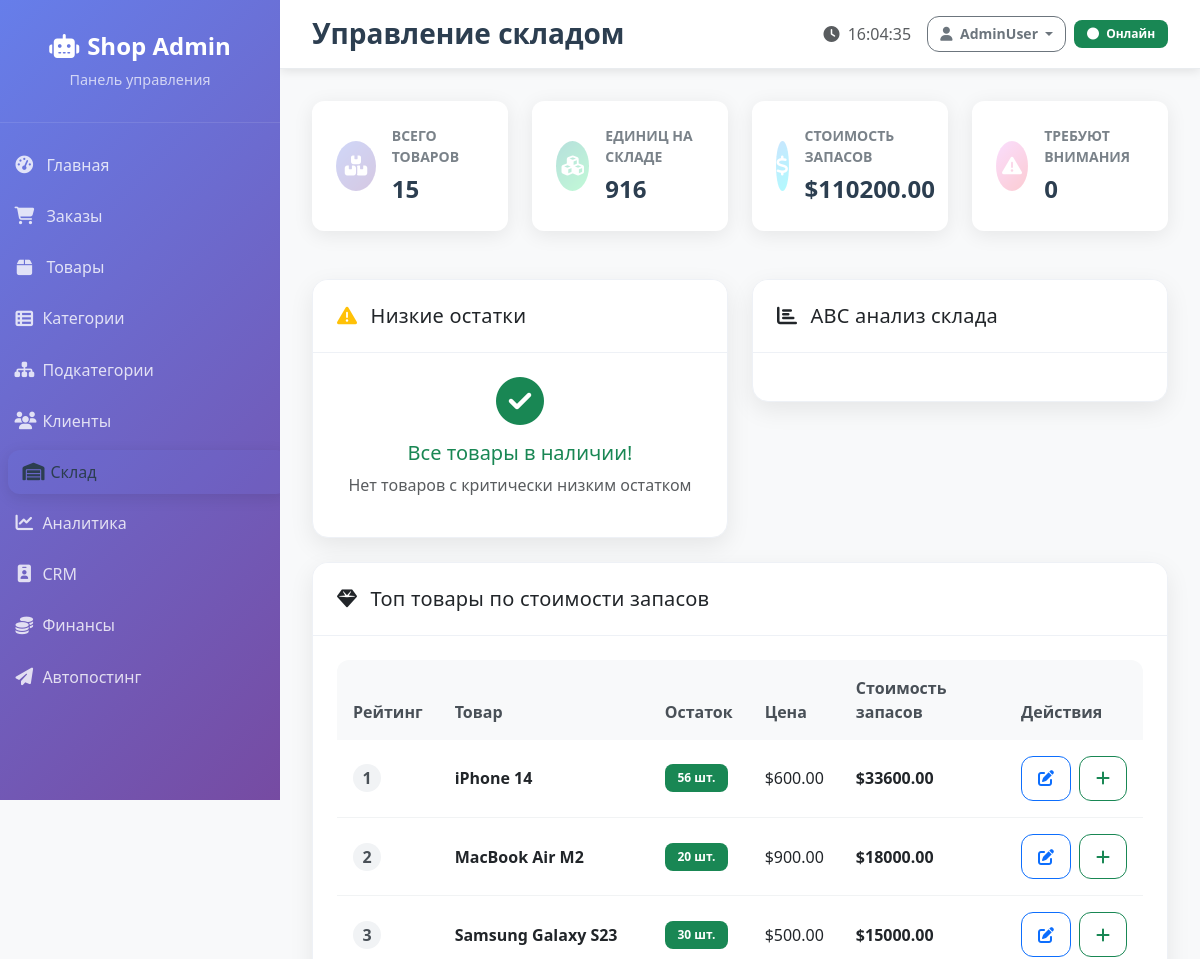
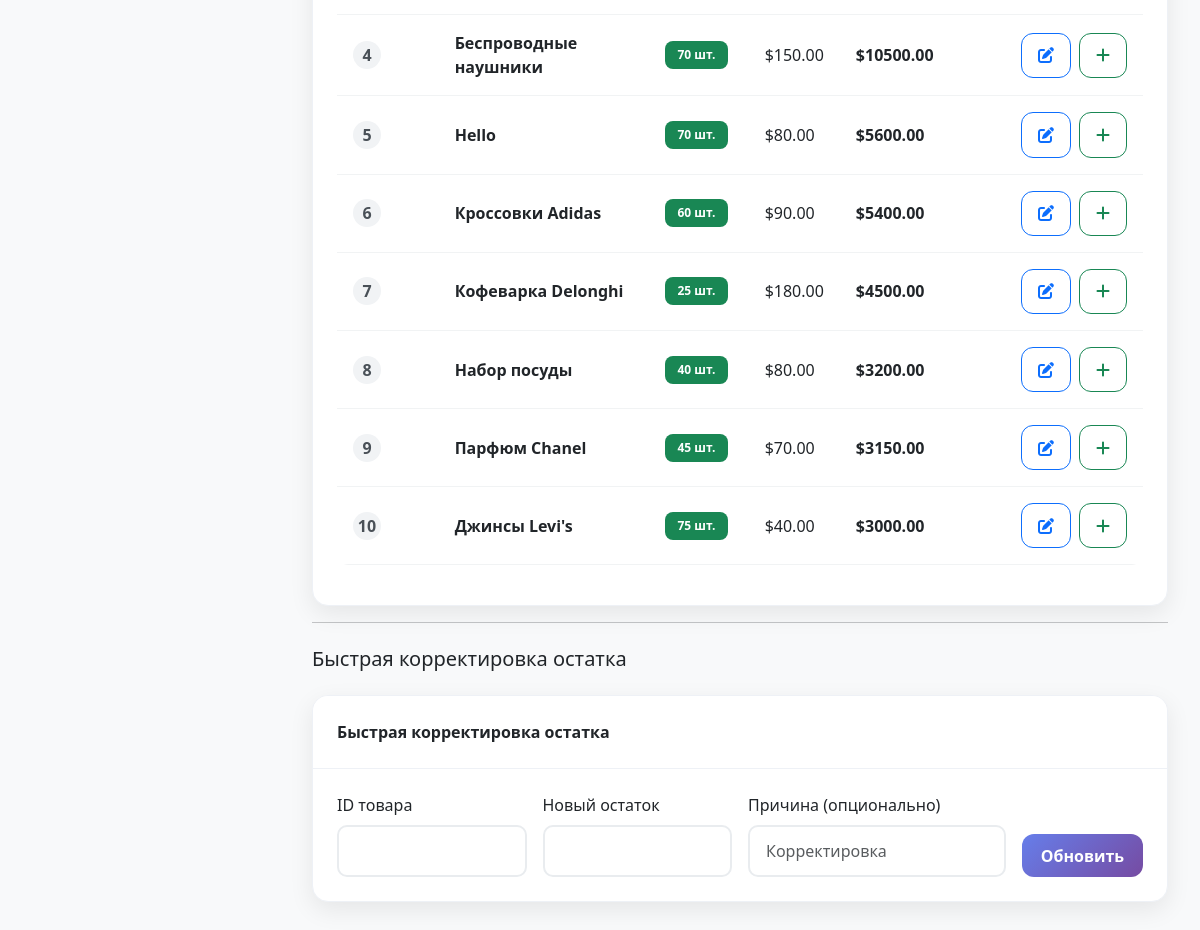
The page /inventory (signed in) on the database its author committed (2 pictures, top to bottom).
### tables this page shows
CREATE TABLE products (
    id INTEGER PRIMARY KEY AUTOINCREMENT,
    name TEXT NOT NULL,
    description TEXT,
    price REAL NOT NULL,
    category_id INTEGER,
    subcategory_id INTEGER,
    brand TEXT,
    image_url TEXT,
    stock INTEGER DEFAULT 0,
    views INTEGER DEFAULT 0,
    sales_count INTEGER DEFAULT 0,
    is_active INTEGER DEFAULT 1,
    cost_price REAL DEFAULT 0,
    original_price REAL,
    created_at TIMESTAMP DEFAULT CURRENT_TIMESTAMP,
    updated_at TIMESTAMP DEFAULT CURRENT_TIMESTAMP,
    FOREIGN KEY (category_id) REFERENCES categories (id),
    FOREIGN KEY (subcategory_id) REFERENCES subcategories (id)
);

### web_admin/app.py (the view)
    def decorated_function(*args, **kwargs):
        if not session.get('logged_in'):
            return redirect(url_for('login'))
        return f(*args, **kwargs)

### database.py (called while the page is built, shortened)
    def execute_query(self, query, params=None):
        try:
            conn = sqlite3.connect(self.db_path)
            cursor = conn.cursor()
            if params:
                cursor.execute(query, params)
            else:
                cursor.execute(query)
            q = query.strip().upper()
            if q.startswith('SELECT'):
                result = cursor.fetchall()
            return result
        except Exception as e:
            logging.info(f"Ошибка выполнения запроса: {e}")
            return None
        finally:
            if 'conn' in locals():
                conn.close()

### web_admin/app.py (called while the page is built)
def inject_time_helpers():
    from datetime import datetime, timedelta
    return {'now_dt': datetime.utcnow(), 'timedelta': timedelta}

def login_required(f):
    def decorated_function(*args, **kwargs):
        if not session.get('logged_in'):
            return redirect(url_for('login'))
        return f(*args, **kwargs)
    decorated_function.__name__ = f.__name__
    return decorated_function

### web_admin/templates/inventory.html (shortened to what this page needs)
{% extends "base.html" %}
{% block page_title %}Управление складом
{% endblock %}
{% block content %}
<div class="row mb-4">
    <div class="col-xl-3 col-md-6 mb-4">
        <div class="inventory-stat-card total-products">
            <div class="stat-icon">
                <i class="fas fa-boxes"></i>
            </div>
            <div class="stat-content">
                <div class="stat-label">Всего товаров</div>
                <div class="stat-value">{{ inventory_summary.total_products }}</div>
            </div>
        </div>
    </div>
    <div class="col-xl-3 col-md-6 mb-4">
        <div class="inventory-stat-card total-units">
            <div class="stat-icon">
                <i class="fas fa-cubes"></i>
            </div>
            <div class="stat-content">
                <div class="stat-label">Единиц на складе</div>
                <div class="stat-value">{{ inventory_summary.total_units }}</div>
            </div>
        </div>
    </div>
    <div class="col-xl-3 col-md-6 mb-4">
        <div class="inventory-stat-card total-value">
            <div class="stat-icon">
                <i class="fas fa-dollar-sign"></i>
            </div>
            <div class="stat-content">
                <div class="stat-label">Стоимость запасов</div>
                <div class="stat-value">${{ "%.2f"|format(inventory_summary.total_value) }}</div>
            </div>
        </div>
    </div>
    <div class="col-xl-3 col-md-6 mb-4">
        <div class="inventory-stat-card attention-needed">
            <div class="stat-icon">
                <i class="fas fa-exclamation-triangle"></i>
            </div>
            <div class="stat-content">
                <div class="stat-label">Требуют внимания</div>
                <div class="stat-value">{{ low_stock.low|length + low_stock.critical|length }}</div>
            </div>
        </div>
    </div>
</div>
<div class="row">
    <div class="col-lg-6">
        <div class="card mb-4">
            <div class="card-header">
                <h5 class="mb-0">
                    <i class="fas fa-exclamation-triangle me-2 text-warning"></i>
                    Низкие остатки
                </h5>
            </div>
            <div class="card-body">
                {% if not low_stock.critical and not low_stock.low %}
                <div class="text-center text-success">
                    <i class="fas fa-check-circle fa-3x mb-3"></i>
                    <h5>Все товары в наличии!</h5>
                    <p class="text-muted">Нет товаров с критически низким остатком</p>
                </div>
                {% endif %}
            </div>
        </div>
    </div>
    <div class="col-lg-6">
        <div class="card mb-4">
            <div class="card-header">
                <h5 class="mb-0">
                    <i class="fas fa-chart-bar me-2"></i>
                    ABC анализ склада
                </h5>
            </div>
            <div class="card-body">
            </div>
        </div>
    </div>
</div>
{% if inventory_summary.top_value_products %}
<div class="card">
    <div class="card-header">
        <h5 class="mb-0">
            <i class="fas fa-gem me-2"></i>
            Топ товары по стоимости запасов
        </h5>
    </div>
    <div class="card-body">
        <div class="table-responsive">
            <table class="table table-hover">
                <thead>
                    <tr>
                        <th>Рейтинг</th>
                        <th>Товар</th>
                        <th>Остаток</th>
                        <th>Цена</th>
                        <th>Стоимость запасов</th>
                        <th>Действия</th>
                    </tr>
                </thead>
                <tbody>
                    {% for product in inventory_summary.top_value_products %}
                    <tr>
                        <td>
                            <div class="ranking-badge">
                                {{ loop.index }}
                            </div>
                        </td>
                        <td><strong>{{ product[1] }}</strong></td>
                        <td>
                            {% if product[2] <= 5 %}
                                <span class="badge bg-warning">{{ product[2] }} шт.</span>
                            {% else %}
                                <span class="badge bg-success">{{ product[2] }} шт.</span>
                            {% endif %}
                        </td>
                        <td>${{ "%.2f"|format(product[3]) }}</td>
                        <td><strong>${{ "%.2f"|format(product[4]) }}</strong></td>
                        <td>
                            <div class="table-actions">
                                <a class="btn btn-outline-primary" title="Редактировать" href="{{ url_for('edit_product', product_id=product[0]) }}">
                                    <i class="fas fa-edit"></i>
                                </a>
                                <form method="POST" action="{{ url_for('inventory_restock') }}" class="d-inline">
  <button type="submit" class="btn btn-outline-success" title="Пополнить">
    <i class="fas fa-plus"></i>
  </button>
</form>
                            </div>
                        </td>
                    </tr>
                    {% endfor %}
                </tbody>
            </table>
        </div>
    </div>
</div>
{% endif %}
<hr>
<h5 class="mt-4">Быстрая корректировка остатка</h5>
<div class="card mt-4">
  <div class="card-header fw-semibold">Быстрая корректировка остатка</div>
  <div class="card-body">
    <form method="POST" action="{{ url_for('inventory_update_v2') }}" class="row g-3 align-items-end">
      <div class="col-sm-3">
        <label class="form-label">ID товара</label>
        <input type="number" class="form-control" name="product_id" min="1" required>
      </div>
      <div class="col-sm-3">
        <label class="form-label">Новый остаток</label>
        <input type="number" class="form-control" name="new_stock" min="0" required>
      </div>
      <div class="col-sm-4">
        <label class="form-label">Причина (опционально)</label>
        <input type="text" class="form-control" name="reason" placeholder="Корректировка">
      </div>
      <div class="col-sm-2">
        <button class="btn btn-primary w-100" type="submit">Обновить</button>
      </div>
    </form>
  </div>
</div>
{% endblock %}

### web_admin/static/css/admin.css (style rules this page uses)
:root { --primary-gradient: linear-gradient(135deg, #667eea 0%, #764ba2 100%); --success-gradient: linear-gradient(135deg, #11998e 0%, #38ef7d 100%); --warning-gradient: linear-gradient(135deg, #f093fb 0%, #f5576c 100%); --info-gradient: linear-gradient(135deg, #4facfe 0%, #00f2fe 100%); --sidebar-width: 280px; }
body { font-family: 'Segoe UI', Tahoma, Geneva, Verdana, sans-serif; background-color: #f8f9fa; }
.card { border: none; border-radius: 16px; box-shadow: 0 4px 20px rgba(0,0,0,0.08); transition: all 0.3s ease; overflow: hidden; }
.card-header { background: white; border-bottom: 1px solid #f1f3f4; padding: 1.5rem; font-weight: 600; }
.card-body { padding: 1.5rem; }
.stat-label { font-size: 0.9rem; opacity: 0.9; margin: 0; }
.stat-icon { font-size: 3rem; opacity: 0.3; }
.btn { border-radius: 10px; font-weight: 500; padding: 0.6rem 1.5rem; transition: all 0.3s ease; }
.btn-primary { background: var(--primary-gradient); border: none; }
.table { border-radius: 12px; overflow: hidden; }
.table thead th { background-color: #f8f9fa; border: none; font-weight: 600; color: #495057; padding: 1rem; }
.table tbody td { padding: 1rem; border-color: #f1f3f4; vertical-align: middle; }
.form-control, .form-select { border-radius: 10px; border: 2px solid #e9ecef; padding: 0.75rem 1rem; transition: all 0.3s ease; }
.badge { border-radius: 8px; font-weight: 500; padding: 0.5rem 0.8rem; }
.card { animation: fadeInUp 0.6s ease-out; }
.inventory-stat-card { background: white; border-radius: 12px; padding: 1.5rem; box-shadow: 0 4px 20px rgba(0,0,0,0.08); display: flex; align-items: center; transition: all 0.3s ease; }
.stat-icon { width: 50px; height: 50px; border-radius: 50%; display: flex; align-items: center; justify-content: center; font-size: 1.25rem; margin-right: 1rem; color: white; }
.total-products .stat-icon { background: var(--primary-gradient); }
.total-units .stat-icon { background: var(--success-gradient); }
.total-value .stat-icon { background: var(--info-gradient); }
.attention-needed .stat-icon { background: var(--warning-gradient); }
.stat-content { flex-grow: 1; }
.stat-label { font-size: 0.875rem; color: #6c757d; margin-bottom: 0.25rem; text-transform: uppercase; font-weight: 600; }
.stat-value { font-size: 1.5rem; font-weight: bold; color: #2c3e50; }
.ranking-badge { width: 30px; height: 30px; border-radius: 50%; background: var(--primary-gradient); color: white; display: flex; align-items: center; justify-content: center; font-weight: bold; }
:root { --tile-min-height: 180px; --tile-radius: 16px; --tile-shadow: 0 8px 24px rgba(0,0,0,0.08); --tile-shadow-hover: 0 16px 40px rgba(102,126,234,0.25); --brand: #667eea; }
.card { border-radius: 16px; border: 1px solid #eef1f6; box-shadow: var(--tile-shadow); }
.card-header { border-bottom: 1px solid #eef1f6; background: #fff; }
.page-title, .card-header h5 { letter-spacing: .2px; }
.btn { border-radius: 12px; padding: .6rem 1rem; font-weight: 600; }

### web_admin/templates/inventory.html (style rules this page uses)
.table-actions { display:flex;gap:.5rem;align-items:center; }
.ranking-badge { width:28px;height:28px;border-radius:50%;display:flex;align-items:center;justify-content:center;background:#f1f3f5;font-weight:600;color:#495057; }
.badge.bg-success,.badge.bg-warning { font-weight:600; }

### rows shown on the page
products: name "iPhone 14", stock "56", cost_price "600.00", product "33600.00"
products: name "MacBook Air M2", stock "20", cost_price "900.00", product "18000.00"
products: name "Samsung Galaxy S23", stock "30", cost_price "500.00", product "15000.00"
products: name "Беспроводные наушники", stock "70", cost_price "150.00", product "10500.00"
products: name "Hello", stock "70", cost_price "80.00", product "5600.00"
products: name "Кроссовки Adidas", stock "60", cost_price "90.00", product "5400.00"
products: name "Кофеварка Delonghi", stock "25", cost_price "180.00", product "4500.00"
products: name "Набор посуды", stock "40", cost_price "80.00", product "3200.00"
products: name "Парфюм Chanel", stock "45", cost_price "70.00", product "3150.00"
products: name "Джинсы Levi's", stock "75", cost_price "40.00", product "3000.00"

### other values the page prints
{{ inventory_summary.total_products }} "15"
{{ inventory_summary.total_units }} "916"
{{ "%.2f"|format(inventory_summary.total_value) }} "110200.00"
{{ low_stock.low|length + low_stock.critical|length }} "0"
